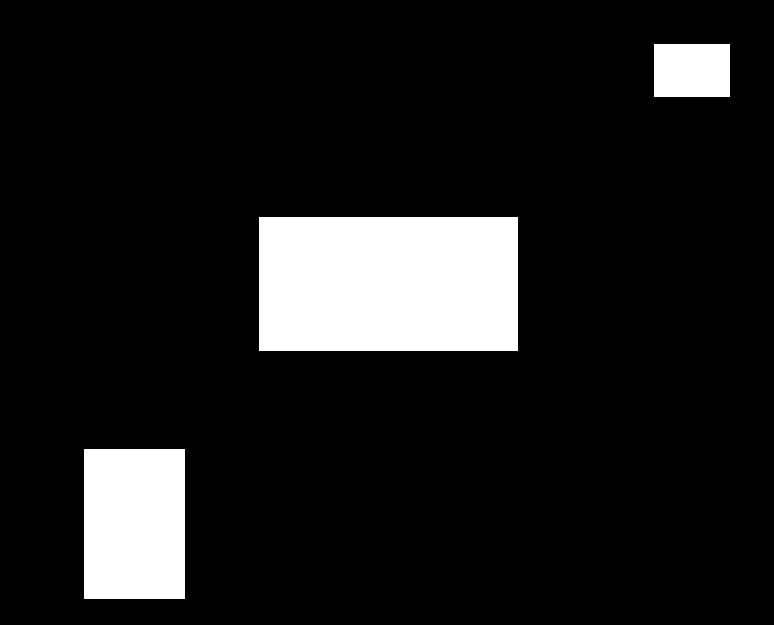
#> input picture examples/opencv-qing-song-ru-men/chapter12/moments.bmp, 774 x 625 px
$ python 12.04.py   (older library calls are emulated)
#> lines starting #> are read from the running program, lines starting #| are printed output that depends on the picture; after the words box and inside, x2 and y2 are one past the last pixel; in counts of white or black regions, pixels touching at a corner belong together
# -*- coding: utf-8 -*-
import cv2 as cv
import numpy as np

img = cv.imread('moments.bmp')
#> img is the input picture: shape (625, 774, 3); 11.1% white; 3 white regions, box (x1, y1, x2, y2) and area: (259, 217, 518, 351) 34706, (84, 449, 185, 599) 15150, (654, 44, 730, 97) 4028
cv.imshow("img", img)
img_gray = cv.cvtColor(img, cv.COLOR_BGR2GRAY)
#> img_gray: shape (625, 774); 11.1% white; 3 white regions
_, img_binary = cv.threshold(img_gray, 127, 255, cv.THRESH_BINARY)
_, contours, hierarchy = cv.findContours(img_binary, cv.RETR_LIST, cv.CHAIN_APPROX_SIMPLE)
#> contours = 3 contours; box (x1, y1, x2, y2) and area: (259, 217, 518, 351) 34314, (84, 449, 185, 599) 14900, (654, 44, 730, 97) 3900
for i in range(len(contours)):
    canvas = np.zeros(img.shape, np.uint8)
    cv.drawContours(canvas, contours, i, (255, 255, 255), 3)
    cv.imshow(f'contours[{i}]', canvas)
    moments = cv.moments(contours[i])
    print(f'contours[{i}] 的矩 = {moments}')
    m00 = moments["m00"]
    print(f'contours[{i}] 的面积 = {m00}')
#> this loop made 3 passes
#> m00 on passes 1 to 3: 14900, 34314, 3900
#> (printed output is left out)
#> pass 1, `cv.imshow(f'contours[{i}]', canvas)`:
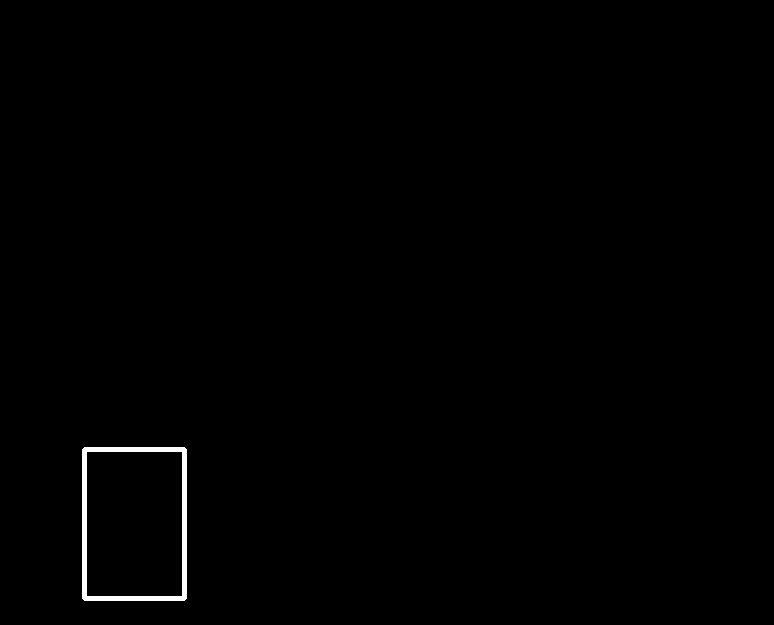
#> window 'contours[0]': shape (625, 774, 3); 0.51% white; 1 white region, box (x1, y1, x2, y2) and area: (82, 447, 187, 601) 2478
#> pass 2, `cv.imshow(f'contours[{i}]', canvas)`:
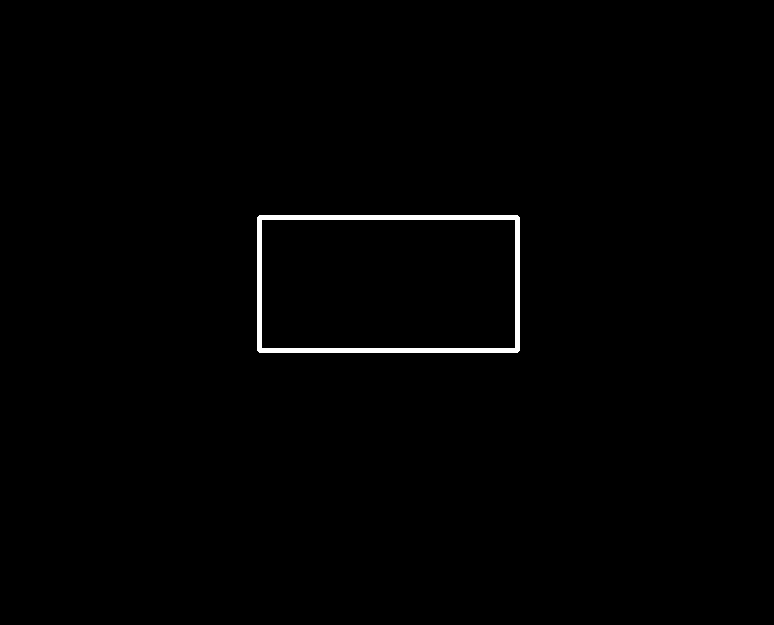
#> window 'contours[1]': shape (625, 774, 3); 0.81% white; 1 white region, box (x1, y1, x2, y2) and area: (257, 215, 520, 353) 3898
#> after the loop:
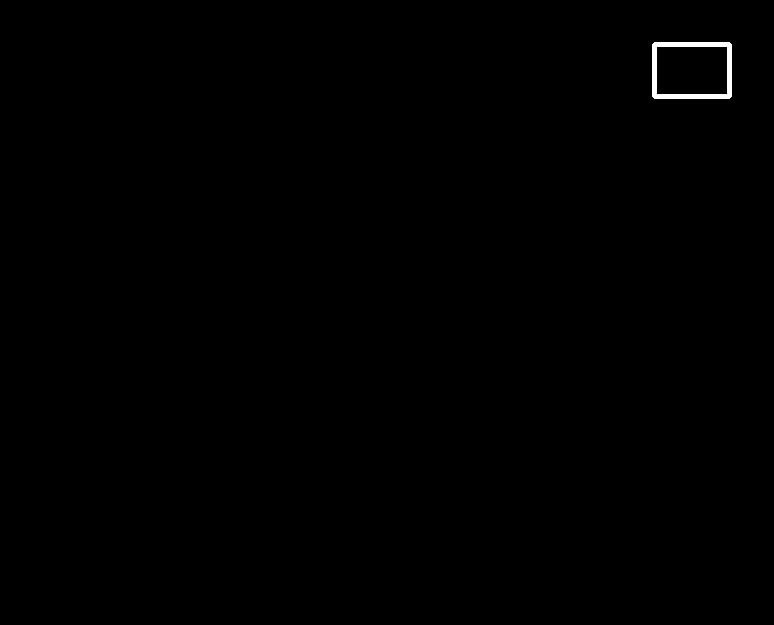
#> canvas: shape (625, 774, 3); 0.26% white; 1 white region, box (x1, y1, x2, y2) and area: (652, 42, 732, 99) 1258
cv.waitKey()
cv.destroyAllWindows()

# 运行结果 https://is.gd/LzXi5z

$ run again, with examples/opencv-qing-song-ru-men/chapter12/cc.bmp copied over examples/opencv-qing-song-ru-men/chapter12/moments.bmp
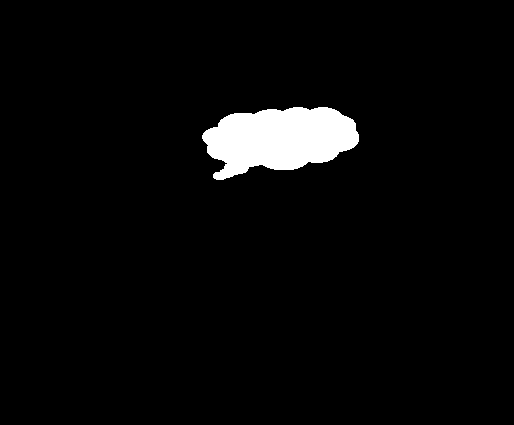
#> input picture examples/opencv-qing-song-ru-men/chapter12/cc.bmp, 514 x 425 px
#> img is the input picture: shape (425, 514, 3); 3.6% white; 1 white region, box (x1, y1, x2, y2) and area: (202, 107, 359, 180) 7892
#> img_gray: shape (425, 514); 3.6% white; 1 white region
#> contours = 1 contour; box (x1, y1, x2, y2) and area: (202, 107, 359, 180) 7698
#> the loop `for i in range(len(contours)):` made 1 pass
#> m00 on pass 1: 7698.5
#> (printed output is left out)
#> pass 1, `cv.imshow(f'contours[{i}]', canvas)`:
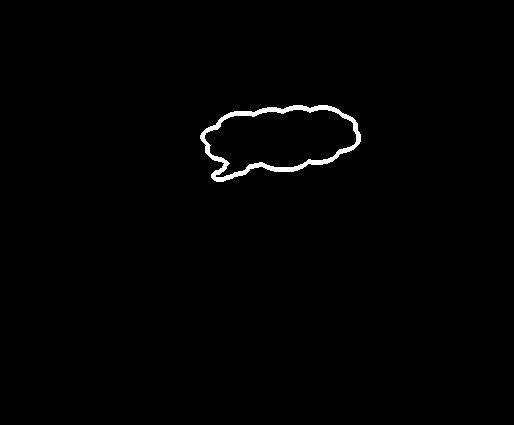
#> window 'contours[0]': shape (425, 514, 3); 0.87% white; 1 white region, box (x1, y1, x2, y2) and area: (200, 105, 361, 182) 1908
